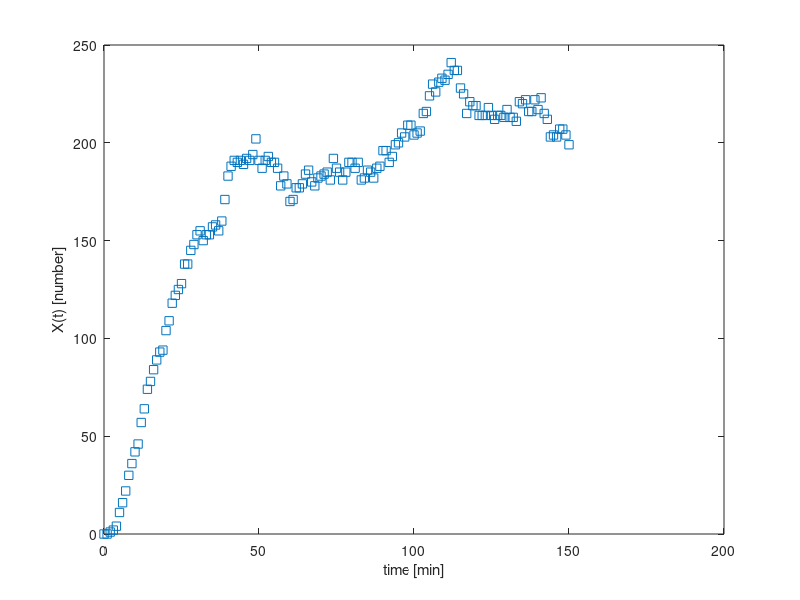
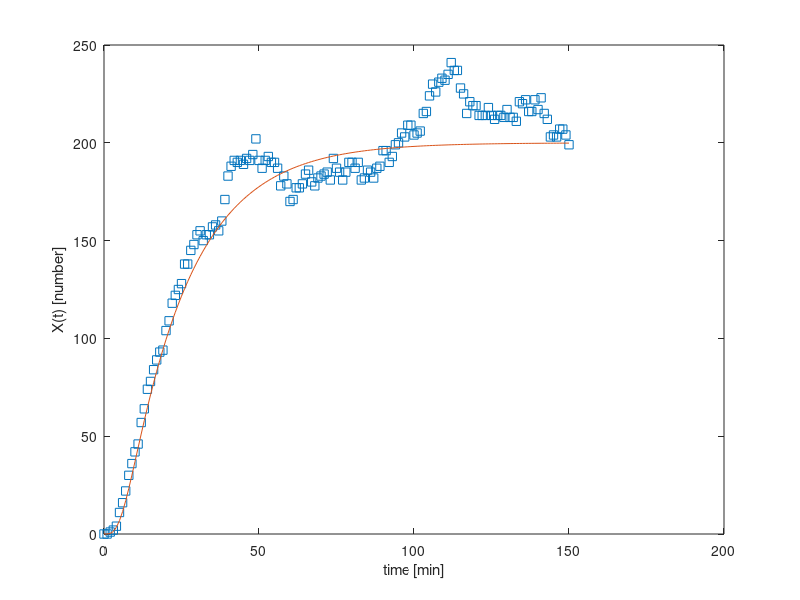

Write MATLAB code to recreate these figures, in order. (Note: this script raises an error after producing the figures.)
%%
clear; clc;

%%
maxT = 150;
data.time= (0:maxT)';   % x (mg / L COD) 
data.xdata = [0   0   1   2   4  11  16  22  30  36  42  46  57  64  74  78  84  89  93  94 104 109 118 122 125 128 138 138 145 148 153 155 150 153 153 157 158 155 160 171 183 188 191 190 191 189 192 191 194 202 191 187 191 193 190 190 187 178 183 179 170 171 177 177 179 184 186 180 178 182 183 184 185 181 192 187 185 181 185 190 190 187 190 181 182 186 185 182 187 188 196 196 190 193 199 200 205 203 209 209 204 205 206 215 216 224 230 226 231 233 232 235 241 237 237 228 225 215 221 219 219 214 214 214 218 214 212 214 214 213 217 213 213 211 221 220 222 216 216 222 217 223 215 212 203 204 203 207 207 204 199]'; % y (1 / h) 

%%
% Here is a plot of the data set.
figure(1); clf
plot(data.time,data.xdata,'s');
% xlim([0 maxT]); 
xlabel('time [min]'); ylabel('X(t) [number]');

%%

theta = [10, 0.05, 3.6, 0.6];


% theta(1): lambda_p, the birth rate of X
% theta(2): lambda_d, the death rate of X
% theta(3): alpha_X, the shape parameter of time delay gamma distribution of X
% theta(4): beta_X, the rate parameter of time delay gamma distribution of X

intfun1 = @(tau, theta) gampdf(tau, theta(3), 1/theta(4)) .* exp(theta(2)* tau);

modelfun = @(t,theta) theta(1)/theta(2) * (gamcdf(t, theta(3), 1/theta(4)) - exp(-theta(2) * t) .* integral(@(tau) intfun1(tau,theta), 0, t));

% modelfun = @(x,theta) theta(1)*x./(theta(2)+x);

ssfun    = @(theta,data) sum((data.xdata - modelfun(data.time,theta)).^2);

% plot(modelfun(data.xdata,[200 10]))
% hold on
% plot(data.xdata, data.ydata, 's');
%% 

fitted_value = zeros(size(data.time));
for tt = 1:length(data.time)
     fitted_value(tt) = modelfun(data.time(tt), theta);
end

figure(2);
plot(data.time,data.xdata,'s'); hold on;
plot(data.time, fitted_value); hold off;
% xlim([0 maxT]); 
xlabel('time [min]'); ylabel('X(t) [number]');

%% Initialization
% In this case the initial values for the parameters are easy to guess
% by looking at the plotted data. As we alredy have the sum-of-squares
% function, we might as well try to minimize it using |fminsearch|.
% [tmin,ssmin] = fminsearch(ssfun, [10;0.1;10;1], [] ,data);
% n = length(data.xdata);
% p = 2;
% mse = ssmin/(n-p) % estimate for the error variance


%%
% The Jacobian matrix of the model function is easy to calculate so we use
% it to produce estimate of the covariance of theta. This can be
% used as the initial proposal covariance for the MCMC samples by
% option |options.qcov| below.
J = [data.xdata./(tmin(2)+data.xdata), ...
     -tmin(1).*data.xdata./(tmin(2)+data.xdata).^2];
tcov = inv(J'*J)*mse


%%
% We have to define three structures for inputs of the |mcmcrun|
% function: parameter, model, and options.  Parameter structure has a
% special form and it is constructed as Matlab cell array with curly
% brackets. At least the structure has, for each parameter, the name
% of the parameter and the initial value of it. Third optional
% parameter given below is the minimal accepted value. With it we set
% a positivity constraits for both of the parameters.

params = {
    {'theta1', tmin(1), 0}
    {'theta2', tmin(2), 0}
    {'theta3', tmin(3), 0}
    {'theta4', tmin(4), 0}    
    };

%%
% The |model| structure holds information about the model. Minimally
% we need to set |ssfun| for the sum of squares function and the
% initial estimate of the error variance |sigma2|.

model.ssfun  = ssfun;
model.sigma2 = mse; % (initial) error variance from residuals of the lsq fit

%%
function [results, acceptance] = MCMC_function(mean_list, var_list, prior_mean, prior_var)
    theta = [10, 0.05, 3.6, 0.6];
    
    intfun1 = @(tau, theta) gampdf(tau, theta(3), 1/theta(4)) .* exp(theta(2)* tau);
    modelfun = @(t,theta) theta(1)/theta(2) * (gamcdf(t, theta(3), 1/theta(4)) - exp(-theta(2) * t) .* integral(@(tau) intfun1(tau,theta), 0, t));
    likelihood = prod(normpdf(data, mean_list, var_list));
    
    
end




